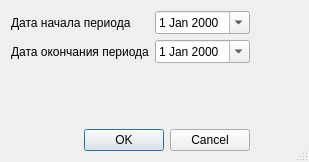
<?xml version="1.0" encoding="UTF-8"?>
<ui version="4.0">
 <class>ReportF30PRRSetupDialog</class>
 <widget class="QDialog" name="ReportF30PRRSetupDialog">
  <property name="windowModality">
   <enum>Qt::ApplicationModal</enum>
  </property>
  <property name="geometry">
   <rect>
    <x>0</x>
    <y>0</y>
    <width>309</width>
    <height>162</height>
   </rect>
  </property>
  <property name="windowTitle">
   <string>параметры отчёта</string>
  </property>
  <property name="sizeGripEnabled">
   <bool>true</bool>
  </property>
  <layout class="QGridLayout" name="gridLayout">
   <item row="0" column="4">
    <spacer>
     <property name="orientation">
      <enum>Qt::Horizontal</enum>
     </property>
     <property name="sizeHint" stdset="0">
      <size>
       <width>61</width>
       <height>20</height>
      </size>
     </property>
    </spacer>
   </item>
   <item row="5" column="0" colspan="4">
    <widget class="QDialogButtonBox" name="buttonBox">
     <property name="orientation">
      <enum>Qt::Horizontal</enum>
     </property>
     <property name="standardButtons">
      <set>QDialogButtonBox::Cancel|QDialogButtonBox::Ok</set>
     </property>
    </widget>
   </item>
   <item row="1" column="2" colspan="2">
    <widget class="QDateEdit" name="edtEndDate">
     <property name="calendarPopup">
      <bool>true</bool>
     </property>
    </widget>
   </item>
   <item row="1" column="0" colspan="2">
    <widget class="QLabel" name="lblEndDate">
     <property name="text">
      <string>Дата окончания периода</string>
     </property>
     <property name="buddy">
      <cstring>edtEndDate</cstring>
     </property>
    </widget>
   </item>
   <item row="4" column="0" colspan="2">
    <spacer>
     <property name="orientation">
      <enum>Qt::Vertical</enum>
     </property>
     <property name="sizeHint" stdset="0">
      <size>
       <width>20</width>
       <height>40</height>
      </size>
     </property>
    </spacer>
   </item>
   <item row="0" column="0" colspan="2">
    <widget class="QLabel" name="lblBegDate">
     <property name="text">
      <string>Дата начала периода</string>
     </property>
     <property name="buddy">
      <cstring>edtBegDate</cstring>
     </property>
    </widget>
   </item>
   <item row="1" column="4">
    <spacer>
     <property name="orientation">
      <enum>Qt::Horizontal</enum>
     </property>
     <property name="sizeHint" stdset="0">
      <size>
       <width>61</width>
       <height>20</height>
      </size>
     </property>
    </spacer>
   </item>
   <item row="0" column="2" colspan="2">
    <widget class="QDateEdit" name="edtBegDate">
     <property name="calendarPopup">
      <bool>true</bool>
     </property>
    </widget>
   </item>
  </layout>
 </widget>
 <tabstops>
  <tabstop>edtBegDate</tabstop>
  <tabstop>edtEndDate</tabstop>
  <tabstop>buttonBox</tabstop>
 </tabstops>
 <resources/>
 <connections>
  <connection>
   <sender>buttonBox</sender>
   <signal>accepted()</signal>
   <receiver>ReportF30PRRSetupDialog</receiver>
   <slot>accept()</slot>
   <hints>
    <hint type="sourcelabel">
     <x>121</x>
     <y>764</y>
    </hint>
    <hint type="destinationlabel">
     <x>102</x>
     <y>90</y>
    </hint>
   </hints>
  </connection>
  <connection>
   <sender>buttonBox</sender>
   <signal>rejected()</signal>
   <receiver>ReportF30PRRSetupDialog</receiver>
   <slot>reject()</slot>
   <hints>
    <hint type="sourcelabel">
     <x>234</x>
     <y>764</y>
    </hint>
    <hint type="destinationlabel">
     <x>236</x>
     <y>76</y>
    </hint>
   </hints>
  </connection>
 </connections>
</ui>
